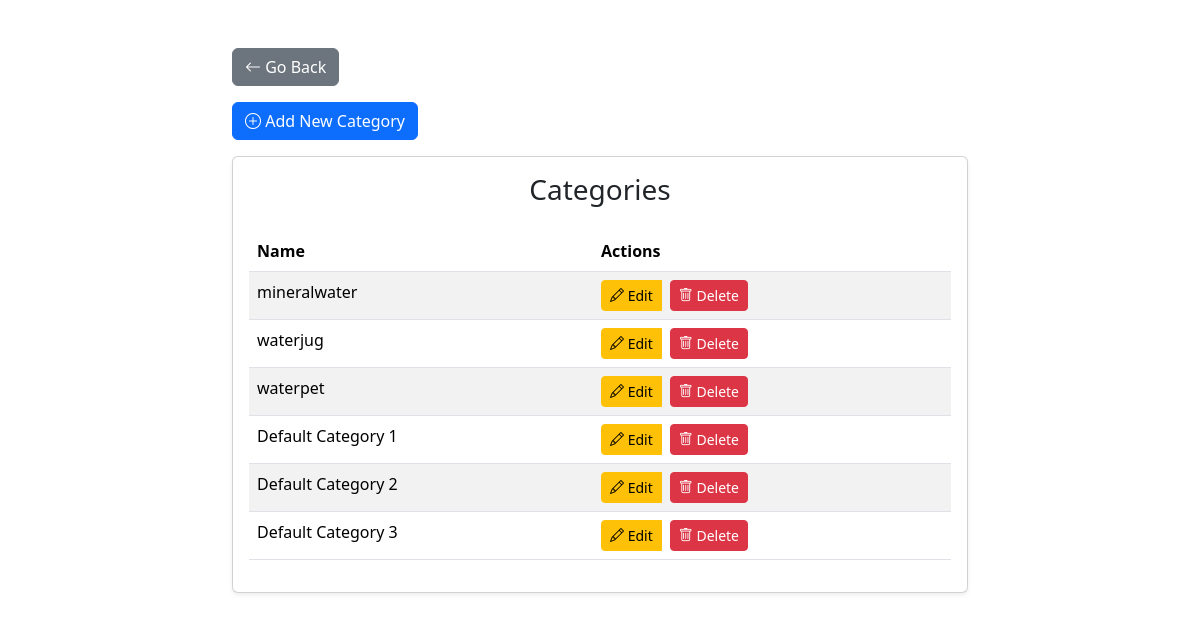
Page /categories/ on the earlier database version.
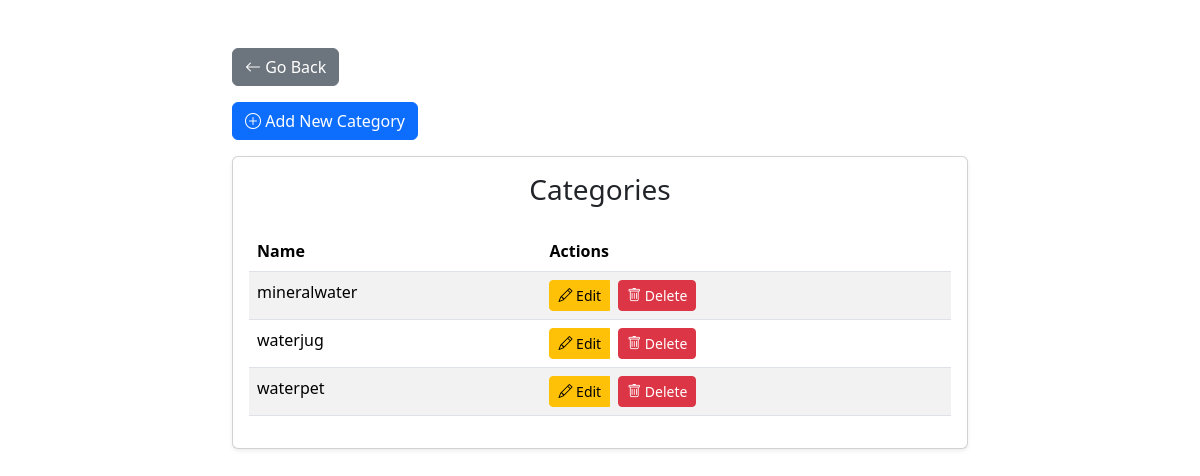
Same page on the later database version.
### waterproject/models.py (models this page shows, shortened)
class Category(models.Model):
    name = models.CharField(max_length=100, unique=True)
    description = models.TextField(null=True, blank=True)
    image = models.ImageField(upload_to='categories/', null=True, blank=True)

### waterproject/views.py (the view)
# urls.py: path('categories/', views.category_list, name='category_list'),
def category_list(request):
    categories = Category.objects.all()
    if request.method == 'POST':
        form = CategoryForm(request.POST)
        if form.is_valid():
            form.save()
            return redirect('category_list')
    else:
        form = CategoryForm()
    context = {
        'categories': categories,
        'form': form,
    }
    return render(request, 'admincontent/category_list.html', context)

### waterproject/templates/admincontent/category_list.html (shortened to what this page needs)
{% load static %}
<!DOCTYPE html>
<html lang="en">
<head>
    <link href="https://cdn.jsdelivr.net/npm/bootstrap@5.3.3/dist/css/bootstrap.min.css" rel="stylesheet">
    <link href="https://cdnjs.cloudflare.com/ajax/libs/bootstrap-icons/1.10.0/font/bootstrap-icons.min.css" rel="stylesheet">
</head>
<body>
    <div class="container mt-5">
        <div class="row justify-content-center">
            <div class="col-md-8">
                <div class="mb-3">
                    <a href="{% url 'superuser_dashboard' %}" class="btn btn-secondary">
                        <i class="bi bi-arrow-left"></i> Go Back
                    </a>
                </div>
                <div class="mb-3">
                    <a href="{% url 'add_category' %}" class="btn btn-primary">
                        <i class="bi bi-plus-circle"></i> Add New Category
                    </a>
                </div>
                <div class="card shadow-sm">
                    <div class="card-body">
                        <h3 class="text-center mb-4">Categories</h3>
                        <table class="table table-striped mt-3">
                            <thead>
                                <tr>
                                    <th>Name</th>
                                    <th>Actions</th>
                                </tr>
                            </thead>
                            <tbody>
                                {% for category in categories %}
                                    <tr>
                                        <td>{{ category.name }}</td>
                                        <td>
                                            <div class="btn-group" role="group">
                                                <a href="{% url 'edit_category' category.pk %}" class="btn btn-warning btn-sm me-2">
                                                    <i class="bi bi-pencil"></i> Edit
                                                </a>
                                                <form action="{% url 'delete_category' category.pk %}" method="POST" style="display: inline;">
                                                    <button type="submit" class="btn btn-danger btn-sm">
                                                        <i class="bi bi-trash"></i> Delete
                                                    </button>
                                                </form>
                                            </div>
                                        </td>
                                    </tr>
                                {% empty %}
                                    <tr>
                                        <td colspan="2" class="text-center">No categories available.</td>
                                    </tr>
                                {% endfor %}
                            </tbody>
                        </table>
                    </div>
                </div>
            </div>
        </div>
    </div>
</body>
</html>

Differences in the rows shown:
removed Category: name "Default Category 1"
removed Category: name "Default Category 2"
removed Category: name "Default Category 3"
